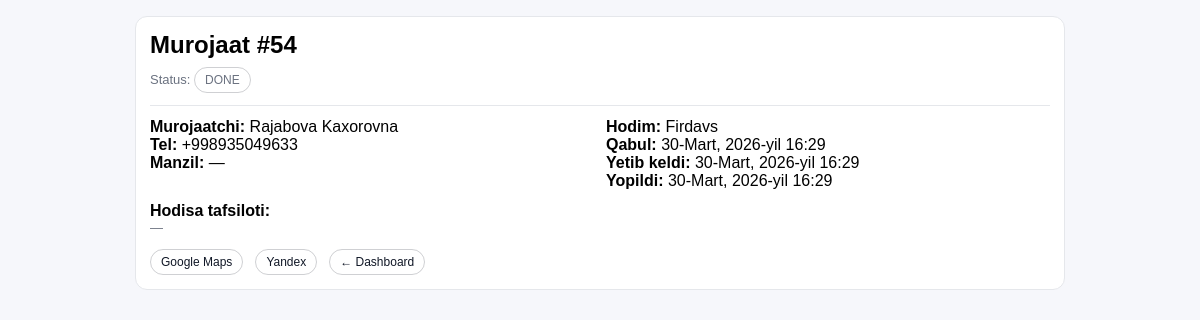
The app's page /dashboard/incidents/54/ (signed in) with its own data.
### incidents/models.py (models this page shows, shortened)
class Incident(models.Model):
    class Status(models.TextChoices):
        NEW = "NEW", "Yangi"
        ASSIGNED = "ASSIGNED", "Biriktirildi"
        ACCEPTED = "ACCEPTED", "Qabul qilindi"
        ARRIVED = "ARRIVED", "Yetib keldi"
        DONE = "DONE", "Bajarildi"
        CLOSED = "CLOSED", "Yopildi"
        CANCELED = "CANCELED", "Bekor qilindi"
    title = models.CharField(max_length=120, default="Vizov")
    details = models.TextField(blank=True, default="")
    victim_first_name = models.CharField(max_length=80, blank=True, default="")
    victim_last_name = models.CharField(max_length=80, blank=True, default="")
    caller_phone = models.CharField(max_length=40, blank=True, default="")
    address_text = models.CharField(max_length=255, blank=True, default="")
    lat = models.FloatField()
    lng = models.FloatField()
    status = models.CharField(
        max_length=20,
        choices=Status.choices,
        default=Status.NEW
    )
    assigned_officer = models.ForeignKey(
        settings.AUTH_USER_MODEL,
        null=True,
        blank=True,
        on_delete=models.SET_NULL,
        related_name="assigned_incidents"
    )
    created_by = models.ForeignKey(
        settings.AUTH_USER_MODEL,
        null=True,
        blank=True,
        on_delete=models.SET_NULL,
        related_name="created_incidents"
    )
    created_at = models.DateTimeField(auto_now_add=True)
    accepted_at = models.DateTimeField(null=True, blank=True)
    arrived_at = models.DateTimeField(null=True, blank=True)
    closed_at = models.DateTimeField(null=True, blank=True)
    class Meta:
        verbose_name = "Murojaat"
        verbose_name_plural = "Murojaatlar"

### accounts/models.py (models this page shows, shortened)
class User(AbstractUser):
    class Role(models.TextChoices):
        ADMIN = "ADMIN", "Admin"
        OFFICER = "OFFICER", "Officer"
    role = models.CharField(max_length=20, choices=Role.choices, default=Role.OFFICER)
    position = models.CharField(max_length=120, blank=True, default="")
    phone = models.CharField(max_length=30, blank=True, default="")
    photo = models.ImageField(upload_to="officers/", blank=True, null=True)

### incidents/views.py (the view)
# urls.py: path("dashboard/incidents/<int:pk>/", incident_detail_page, name="incident_detail_page"),
@login_required
@user_passes_test(is_admin)
def incident_detail_page(request, pk):
    inc = get_object_or_404(
        Incident.objects.select_related("assigned_officer"),
        pk=pk
    )
    return render(request, "dashboard/incident_detail.html", {"inc": inc})

### incidents/views.py (called while the page is built)
def is_admin(user):
    return user.is_authenticated and user.is_staff

### templates/dashboard/incident_detail.html (shortened to what this page needs)
<!doctype html>
<html>
<head>
</head>
<body>
  <div class="card">
    <h2 style="margin:0 0 8px 0">Murojaat #{{ inc.id }}</h2>
    <div class="muted">Status: <span class="pill">{{ inc.status }}</span></div>
    <hr style="border:none;border-top:1px solid #e5e7eb;margin:12px 0"/>
    <div class="row">
      <div style="flex:1;min-width:260px">
        <b>Murojaatchi:</b> {{ inc.victim_first_name }} {{ inc.victim_last_name }}<br>
        <b>Tel:</b> {{ inc.caller_phone|default:"—" }}<br>
        <b>Manzil:</b> {{ inc.address_text|default:"—" }}<br>
      </div>
      <div style="flex:1;min-width:260px">
        <b>Hodim:</b> {{ inc.assigned_officer.username|default:"—" }}<br>
        <b>Qabul:</b> {{ inc.accepted_at|default:"—" }}<br>
        <b>Yetib keldi:</b> {{ inc.arrived_at|default:"—" }}<br>
        <b>Yopildi:</b> {{ inc.closed_at|default:"—" }}<br>
      </div>
    </div>
    <div style="margin-top:12px">
      <b>Hodisa tafsiloti:</b><br>
      <div class="muted" style="white-space:pre-wrap">{{ inc.details|default:"—" }}</div>
    </div>
    <div style="margin-top:14px" class="row">
      <a class="pill" target="_blank" href="https://www.google.com/maps?q={{ inc.lat }},{{ inc.lng }}">Google Maps</a>
      <a class="pill" target="_blank" href="https://yandex.com/maps/?pt={{ inc.lng }},{{ inc.lat }}&z=16&l=map">Yandex</a>
      <a class="pill" href="/dashboard/">← Dashboard</a>
    </div>
  </div>
</body>
</html>

### templates/dashboard/incident_detail.html (style rules this page uses)
body { font-family:Arial;margin:0;padding:16px;background:#f6f7fb }
.card { background:#fff;border:1px solid #e5e7eb;border-radius:12px;padding:14px;max-width:900px;margin:0 auto }
.muted { color:#6b7280;font-size:13px }
.row { display:flex;gap:12px;flex-wrap:wrap }
.pill { display:inline-block;border:1px solid #11182733;padding:5px 10px;border-radius:999px;font-size:12px }
a { color:#111827;text-decoration:none }

### records on screen
Incident: id "54", status "DONE", victim_first_name "Rajabova", victim_last_name "Kaxorovna", caller_phone "+998935049633", address_text "—", assigned_officer.username "Firdavs", accepted_at "30-Mart, 2026-yil 16:29", arrived_at "30-Mart, 2026-yil 16:29", closed_at "30-Mart, 2026-yil 16:29", details "—"
